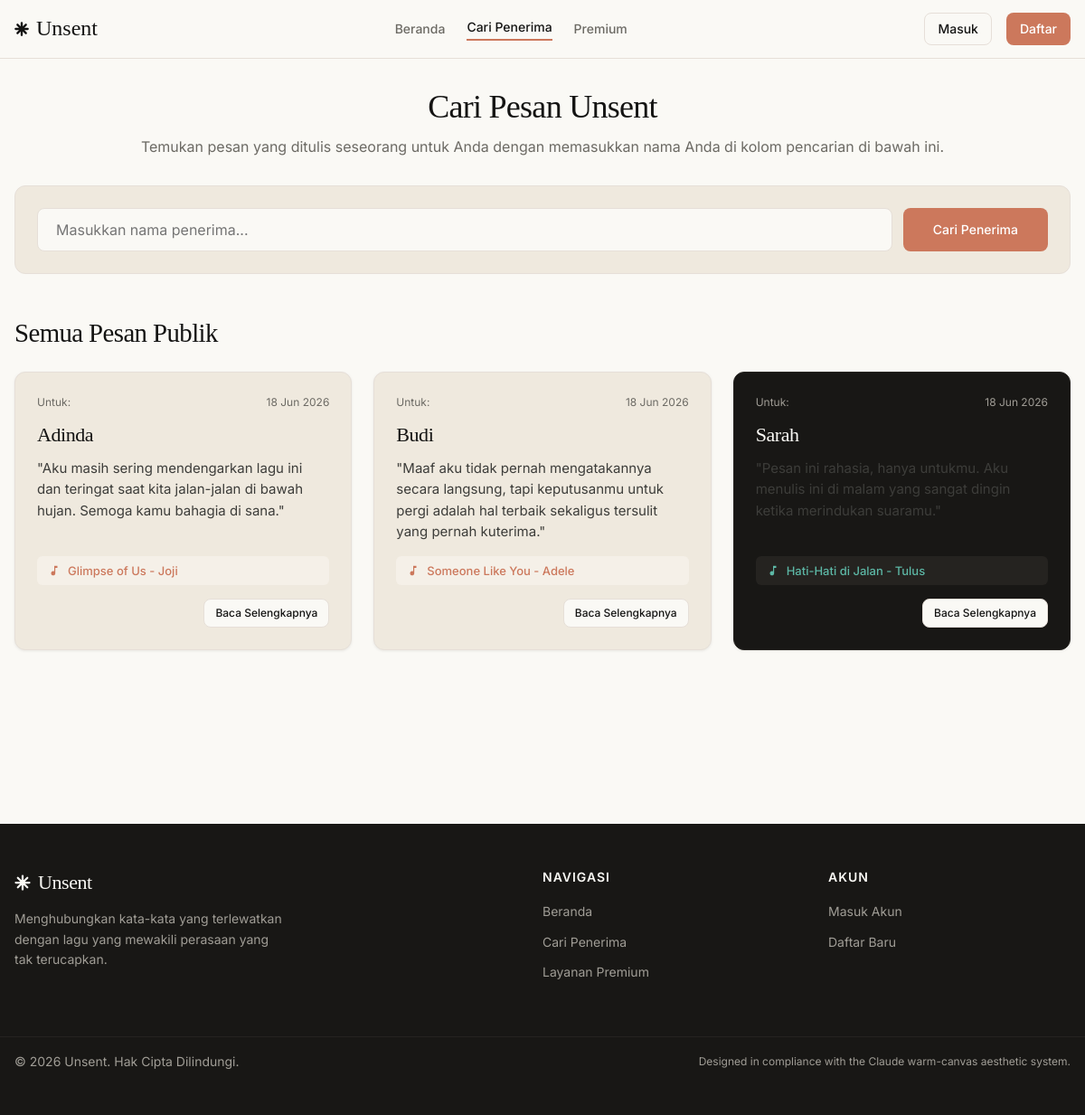
Screenshot of /search.php with the database file from the repository.
### tables this page shows
CREATE TABLE `messages` (
  `id_message` INT AUTO_INCREMENT PRIMARY KEY,
  `id_user` INT NOT NULL,
  `recipient_name` VARCHAR(100) NOT NULL,
  `message_content` TEXT NOT NULL,
  `id_song` INT NOT NULL,
  `anonymous` TINYINT(1) DEFAULT 0,
  `private_message` TINYINT(1) DEFAULT 0,
  `theme` VARCHAR(50) DEFAULT 'cream',
  `scheduled_date` DATE NULL,
  `created_at` TIMESTAMP DEFAULT CURRENT_TIMESTAMP,
  FOREIGN KEY (`id_user`) REFERENCES `users` (`id_user`) ON DELETE CASCADE,
  FOREIGN KEY (`id_song`) REFERENCES `songs` (`id_song`) ON DELETE RESTRICT
);

CREATE TABLE `songs` (
  `id_song` INT AUTO_INCREMENT PRIMARY KEY,
  `title` VARCHAR(150) NOT NULL,
  `artist` VARCHAR(100) NOT NULL,
  `link` VARCHAR(255) NOT NULL,
  `cover_image` VARCHAR(255) DEFAULT NULL,
  `spotify_url` VARCHAR(255) DEFAULT NULL,
  `created_at` TIMESTAMP DEFAULT CURRENT_TIMESTAMP
);

### includes/config.php (called while the page is built, shortened)
<?php
function sanitize($data) {
    return htmlspecialchars(trim($data), ENT_QUOTES, 'UTF-8');
}
?>

### search.php (the view, shortened to what this page needs)
<?php
require_once __DIR__ . '/includes/header.php';
$query = isset($_GET['q']) ? trim($_GET['q']) : '';
$messages = [];
$searched = false;
try {
    if ($query !== '') {
        $searched = true;
        $stmt = $pdo->prepare("
            SELECT m.*, s.title as song_title, s.artist as song_artist, u.name as author_name
            FROM messages m
            JOIN songs s ON m.id_song = s.id_song
            JOIN users u ON m.id_user = u.id_user
            WHERE m.private_message = 0
              AND (m.scheduled_date IS NULL OR m.scheduled_date <= CURRENT_DATE())
              AND m.recipient_name LIKE ?
            ORDER BY m.created_at DESC
        ");
        $stmt->execute(['%' . $query . '%']);
        $messages = $stmt->fetchAll();
    } else {
        $stmt = $pdo->prepare("
            SELECT m.*, s.title as song_title, s.artist as song_artist, u.name as author_name
            FROM messages m
            JOIN songs s ON m.id_song = s.id_song
            JOIN users u ON m.id_user = u.id_user
            WHERE m.private_message = 0
              AND (m.scheduled_date IS NULL OR m.scheduled_date <= CURRENT_DATE())
            ORDER BY m.created_at DESC
        ");
        $stmt->execute();
        $messages = $stmt->fetchAll();
    }
} catch (PDOException $e) {
    $error = 'Terjadi kesalahan sistem saat mengambil data.';
}
?>
<div style="margin-bottom: 40px;">
  <h2 style="font-size: 36px; text-align: center; margin-bottom: 10px;">Cari Pesan Unsent</h2>
  <p style="text-align: center; color: var(--color-muted); margin-bottom: 30px;">
    Temukan pesan yang ditulis seseorang untuk Anda dengan memasukkan nama Anda di kolom pencarian di bawah ini.
  </p>
  <div class="search-container">
    <form action="search.php" method="GET" class="search-form">
      <input type="text" name="q" placeholder="Masukkan nama penerima..." class="form-input" value="<?php echo sanitize($query); ?>" required>
      <button type="submit" class="btn btn-primary">Cari Penerima</button>
    </form>
  </div>
</div>
<div style="margin-bottom: var(--spacing-section);">
  <?php if ($searched): ?>
    <h3 style="margin-bottom: var(--spacing-lg);">Hasil pencarian untuk "<strong><?php echo sanitize($query); ?></strong>" (<?php echo count($messages); ?> ditemukan)</h3>
  <?php else: ?>
    <h3 style="margin-bottom: var(--spacing-lg);">Semua Pesan Publik</h3>
  <?php endif; ?>
  <?php if (empty($messages)): ?>
    <div class="card" style="text-align: center; padding: 48px;">
      <p style="color: var(--color-muted); font-size: 18px; margin-bottom: 15px;">
        <?php echo $searched ? 'Tidak ada pesan yang ditemukan untuk nama penerima tersebut.' : 'Belum ada pesan publik yang ditulis.'; ?>
      </p>
      <p style="font-size: 14px; color: var(--color-muted);">
        Tips: Coba cari dengan variasi nama atau ejaan yang lain.
      </p>
      <a href="search.php" class="btn btn-secondary" style="margin-top: 20px;">Tampilkan Semua Pesan</a>
    </div>
  <?php else: ?>
    <div class="messages-grid">
      <?php foreach ($messages as $msg): ?>
        <?php
          $theme_class = 'theme-' . $msg['theme'];
        ?>
        <div class="message-card <?php echo $theme_class; ?>">
          <div>
            <div class="message-meta">
              <span>Untuk:</span>
              <span><?php echo date('d M Y', strtotime($msg['created_at'])); ?></span>
            </div>
            <h3 class="message-recipient"><?php echo sanitize($msg['recipient_name']); ?></h3>
            <p class="message-snippet">
              "<?php echo nl2br(sanitize($msg['message_content'])); ?>"
            </p>
          </div>
          <div>
            <div class="message-song-tag">
              <svg style="width: 14px; height: 14px;" viewBox="0 0 24 24">
                <path d="M12 3v10.55c-.59-.34-1.27-.55-2-.55-2.21 0-4 1.79-4 4s1.79 4 4 4 4-1.79 4-4V7h4V3h-6z"/>
              </svg>
              <span><?php echo sanitize($msg['song_title']); ?> - <?php echo sanitize($msg['song_artist']); ?></span>
            </div>
            <div style="margin-top: 15px; text-align: right;">
              <a href="view_message.php?id=<?php echo $msg['id_message']; ?>" class="btn btn-secondary" style="height:32px; padding:4px 12px; font-size:12px;">Baca Selengkapnya</a>
            </div>
          </div>
        </div>
      <?php endforeach; ?>
    </div>
  <?php endif; ?>
</div>
<?php require_once __DIR__ . '/includes/footer.php'; ?>

### rows the page displays
messages: created_at "18 Jun 2026", recipient_name "Adinda", message_content "Aku masih sering mendengarkan lagu ini dan teringat saat kita jalan-jalan di bawah hujan. Semoga kamu bahagia di sana.", id_song.title "Glimpse of Us", id_song.artist "Joji"
messages: created_at "18 Jun 2026", recipient_name "Budi", message_content "Maaf aku tidak pernah mengatakannya secara langsung, tapi keputusanmu untuk pergi adalah hal terbaik sekaligus tersulit yang pernah kuterima.", id_song.title "Someone Like You", id_song.artist "Adele"
messages: created_at "18 Jun 2026", recipient_name "Sarah", message_content "Pesan ini rahasia, hanya untukmu. Aku menulis ini di malam yang sangat dingin ketika merindukan suaramu.", id_song.title "Hati-Hati di Jalan", id_song.artist "Tulus", $msg['id_message'] 3 (drawn)
